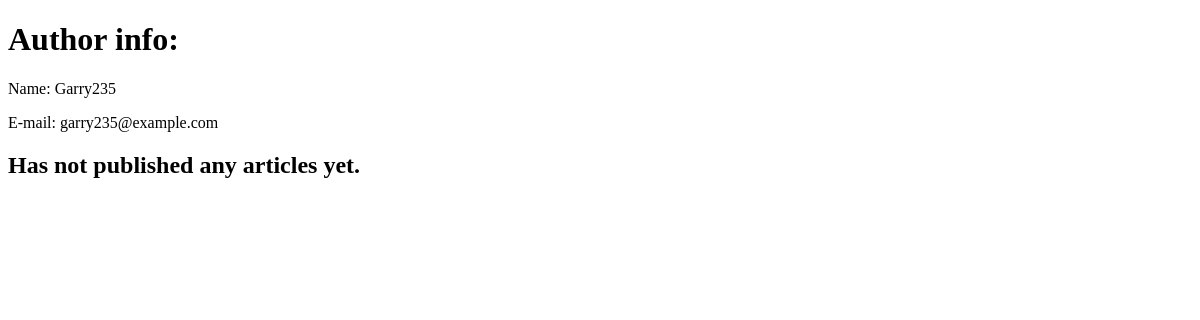
Page /authors/2/ on the earlier database version.
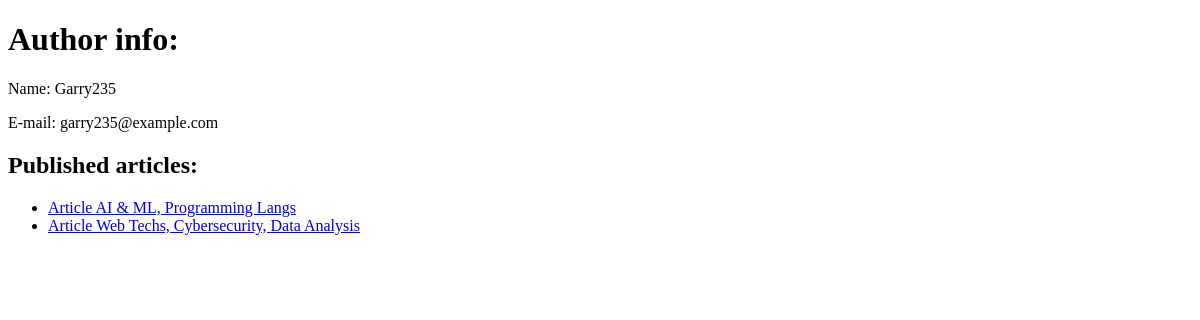
Same page on the later database version.
### library/models.py (models this page shows, shortened)
class Article(models.Model):
    title = models.CharField(max_length=150)
    author = models.ForeignKey(User, related_name='articles', on_delete=models.CASCADE)
    tags = models.ManyToManyField('Tag', related_name='articles')
    pub_date = models.DateTimeField('date published')
    content = models.TextField()
    class Meta:
        ordering = ['-pub_date']

### library/views.py (the view)
# urls.py: path('authors/<int:pk>/', AuthorDetailView.as_view(), name='author-detail'),
class AuthorDetailView(generic.DetailView):
    model = User
    template_name = 'library/author_detail.html'
    def get_context_data(self, **kwargs):
        context = super().get_context_data(**kwargs)
        author = self.get_object()
        articles = author.articles.filter(
            pub_date__lte=timezone.now()
        ).exclude(
            title=''
        ).exclude(
            tags__isnull=True
        ).exclude(
            content=''
        )
        context['articles'] = articles
        return context

### library/templates/library/author_detail.html (shortened to what this page needs)
<!DOCTYPE html>
<html lang="en-US">
    <head>
    </head>
    <body>
        <h1>Author info:</h1>
        <p>Name: {{ user.username }}</p>
        {% if user.email %}
            <p>E-mail: {{ user.email }}</p>
        {% endif %}
        {% if articles %}
            <h2>Published articles:</h2>
            <ul>
                {% for article in articles %}
                <li><a href="{% url 'library:article-detail' article.id %}">{{ article.title }}</a></li>
                {% endfor %}
            </ul>
        {% else %}
            <h2>Has not published any articles yet.</h2>
        {% endif %}
    </body>
</html>

Differences in the rows shown:
added Article: title "Article AI & ML, Programming Langs"
added Article: title "Article Web Techs, Cybersecurity, Data Analysis"
Other differences:
text no longer shown: "Has not published any articles yet."
text now shown: "Published articles:"
